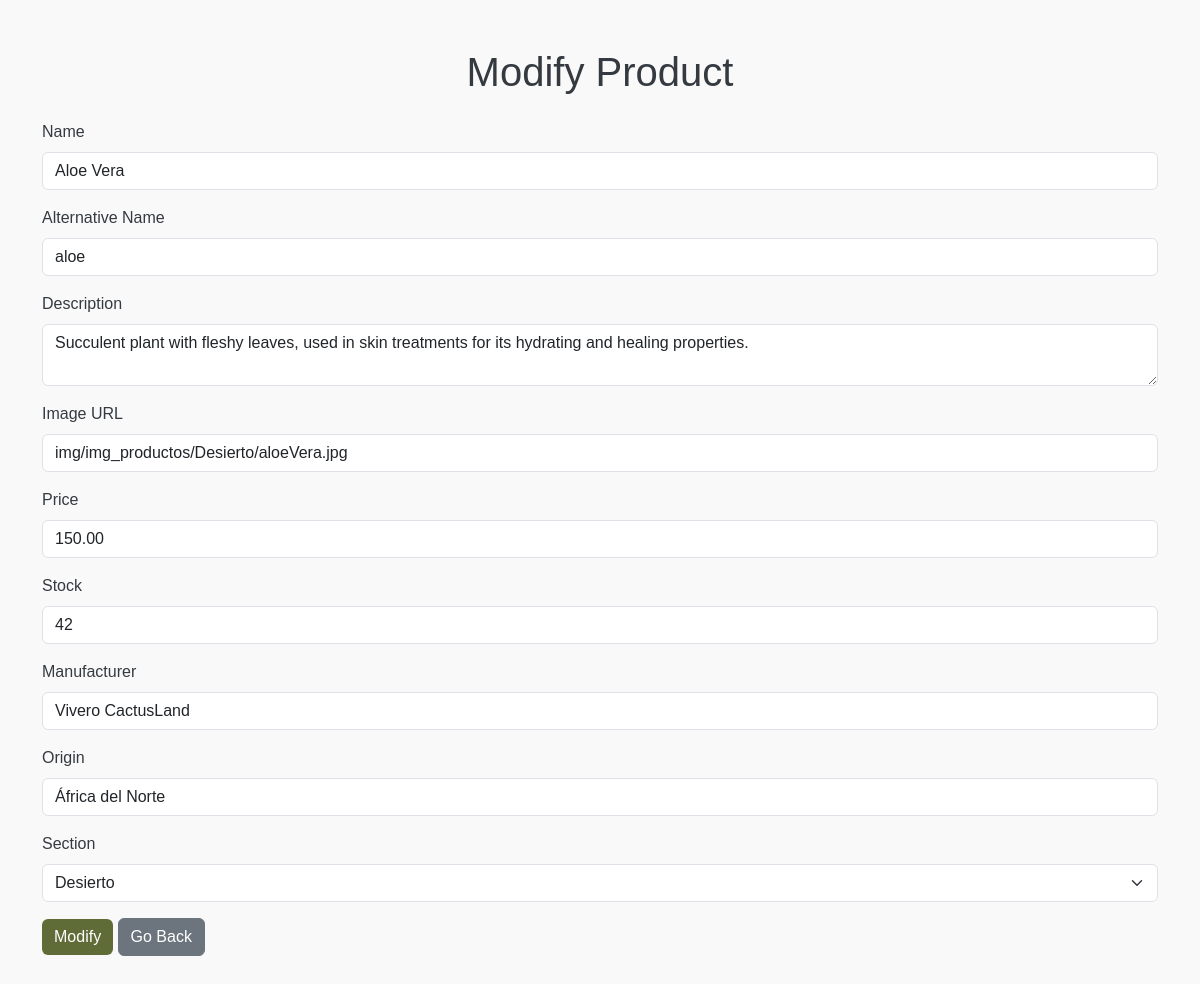
The app's page /php/modifyProduct.php?id=1 with its own data.
### tables this page shows
CREATE TABLE `productos` (
  `id` int(11) NOT NULL,
  `nombre` varchar(255) NOT NULL,
  `alt_nombre` varchar(50) NOT NULL,
  `descripcion` varchar(255) NOT NULL,
  `fotos` varchar(255) NOT NULL,
  `precio` decimal(10,2) NOT NULL,
  `cantidad_almacen` int(10) UNSIGNED NOT NULL,
  `fabricante` varchar(255) NOT NULL,
  `origen` varchar(255) NOT NULL,
  `seccion` varchar(50) NOT NULL
);

### php/modifyProduct.php (the view, shortened to what this page needs)
<?php
$con = mysqli_connect("localhost", "root", "", "tienda");
$product_id = $_GET['id'];
$product_query = $con->prepare("SELECT * FROM productos WHERE id = ?");
$product_query->bind_param("i", $product_id);
$product_query->execute();
$product_data = $product_query->get_result()->fetch_assoc();
?>
<!DOCTYPE html>
<html lang="en">
<head>
    <link href="https://cdn.jsdelivr.net/npm/bootstrap@5.3.0/dist/css/bootstrap.min.css" rel="stylesheet">
    <link rel="stylesheet" href="../css/style.css">
</head>
<body>
    <div class="container my-5">
        <h1 class="text-center mb-4">Modify Product</h1>
        <form method="POST" action="">
            <div class="mb-3">
                <label for="nombre" class="form-label">Name</label>
                <input type="text" class="form-control" id="nombre" name="nombre"
                    value="<?php echo htmlspecialchars($product_data['nombre']); ?>" required>
            </div>
            <div class="mb-3">
                <label for="alt_nombre" class="form-label">Alternative Name</label>
                <input type="text" class="form-control" id="alt_nombre" name="alt_nombre"
                    value="<?php echo htmlspecialchars($product_data['alt_nombre']); ?>">
            </div>
            <div class="mb-3">
                <label for="descripcion" class="form-label">Description</label>
                <textarea class="form-control" id="descripcion" name="descripcion"
                    required><?php echo htmlspecialchars($product_data['descripcion']); ?></textarea>
            </div>
            <div class="mb-3">
                <label for="fotos" class="form-label">Image URL</label>
                <input type="text" class="form-control" id="fotos" name="fotos"
                    value="<?php echo htmlspecialchars($product_data['fotos']); ?>">
            </div>
            <div class="mb-3">
                <label for="precio" class="form-label">Price</label>
                <input type="number" step="0.01" class="form-control" id="precio" name="precio"
                    value="<?php echo htmlspecialchars($product_data['precio']); ?>" required>
            </div>
            <div class="mb-3">
                <label for="cantidad_almacen" class="form-label">Stock</label>
                <input type="number" class="form-control" id="cantidad_almacen" name="cantidad_almacen"
                    value="<?php echo htmlspecialchars($product_data['cantidad_almacen']); ?>" required>
            </div>
            <div class="mb-3">
                <label for="fabricante" class="form-label">Manufacturer</label>
                <input type="text" class="form-control" id="fabricante" name="fabricante"
                    value="<?php echo htmlspecialchars($product_data['fabricante']); ?>">
            </div>
            <div class="mb-3">
                <label for="origen" class="form-label">Origin</label>
                <input type="text" class="form-control" id="origen" name="origen"
                    value="<?php echo htmlspecialchars($product_data['origen']); ?>">
            </div>
            <div class="mb-3">
                <label for="seccion" class="form-label">Section</label>
                <select class="form-select" id="seccion" name="seccion" required>
                    <option value="Desierto" <?php echo $product_data['seccion'] === 'Desierto' ? 'selected' : ''; ?>>
                        Desierto</option>
                </select>
            </div>
            <button type="submit" class="btn btn-primary">Modify</button>
            <a href="inventory.php" class="btn btn-secondary">Go Back</a>
        </form>
    </div>
</body>
</html>

### css/style.css (style rules this page uses)
:root { --theme-color: #606c38; --text-color: #343a40; --bg-light: #f9f9f9; --border-color: #dcdcdc; }
body { font-family: 'Arial', sans-serif; color: var(--text-color); background-color: var(--bg-light); }
.btn-custom, .btn-primary { background-color: var(--theme-color); border: none; }
html { scroll-behavior: smooth; }

### records on screen
productos: nombre "Aloe Vera", alt_nombre "aloe", descripcion "Succulent plant with fleshy leaves, used in skin treatments for its hydrating and healing properties.", fotos "img/img_productos/Desierto/aloeVera.jpg", precio "150.00", cantidad_almacen "42", fabricante "Vivero CactusLand", origen "África del Norte", seccion "Desierto"
